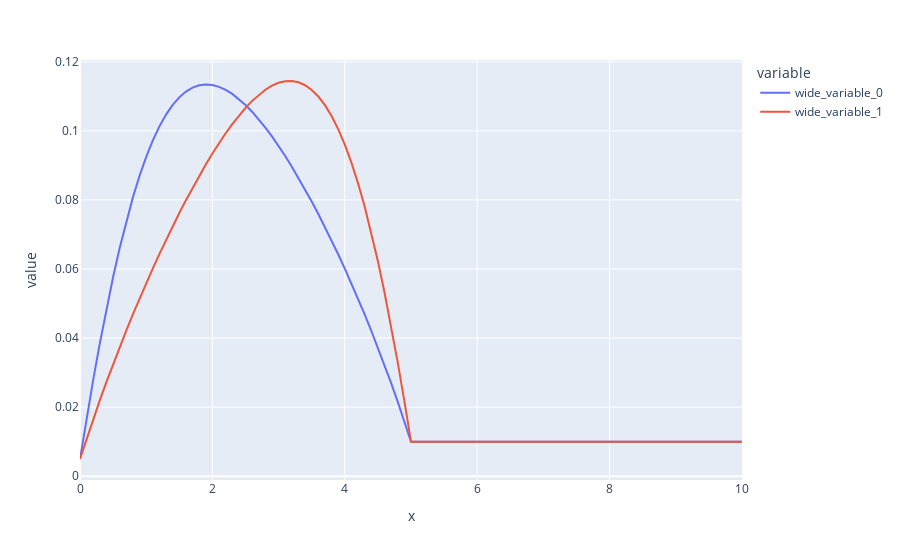

Source (notebook cell):
### Code cell
px.line(x=times1, y=[ks1,ks2])
